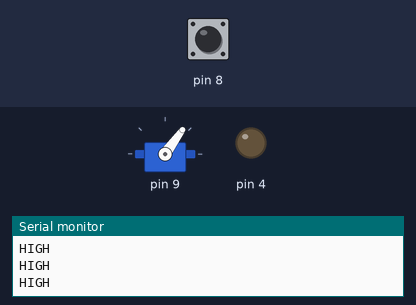
Recording of a sketch running on a simulated Arduino Uno, built with avr-gcc and run on an emulated ATmega328P. On the bench: servo, output pins drawn as LEDs (lit = HIGH), the last lines printed to the serial monitor. The test bench sets the inputs (shaded band); at power-on: pin 8 HIGH.

Above: at 2.2 s.
2.3 s: pin 8 pulled LOW for 0.6 s
At 3.96 s:
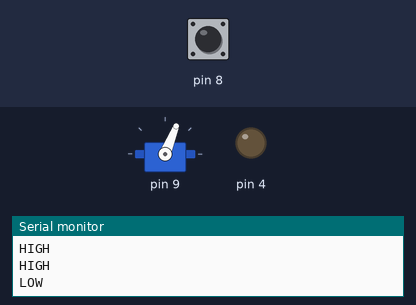
At 4.59 s:
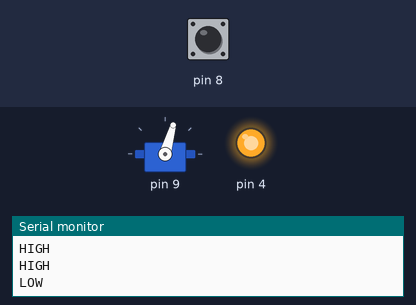
5.3 s: pin 8 pulled LOW for 3.2 s
At 13.8 s:
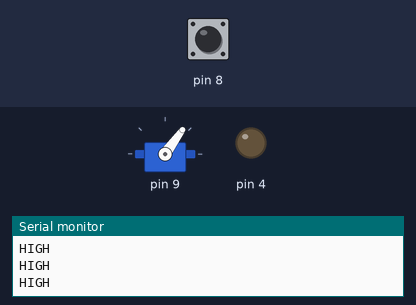
Timing chart, 0 to 15.3 s (numbered marks = the images above; inputs shaded):
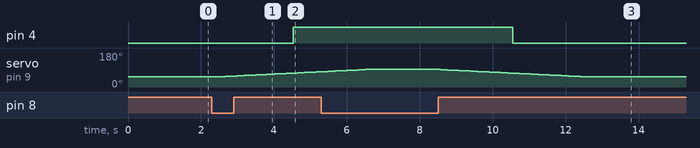

The sketch:

Switch.ino
```cpp
/*
   Switch test
*/

#include "Servo.h"

/*
 *  Switch class based derived from the Servo library class
 */
class Switch: public Servo {
public:
  Switch(int spin, int dccpin, int button, int straight, int curve):
     Servo(),
     m_spin(spin),
     m_dccpin(dccpin),
     m_button(button),
     m_straight(straight),
     m_curve(curve),
     m_curpos(straight),
     m_rot(m_straight>m_curve?-1:1),
     m_state(true) {
      pinMode(m_dccpin,OUTPUT);
      pinMode(m_button,INPUT);
     }

  void Init() {
      writeMicroseconds(m_straight);
      attach(m_spin);
      digitalWrite(m_dccpin,LOW);
      pinMode(m_button,INPUT_PULLUP);
     }

  int readButton() const {
    /* Read the button */
    return digitalRead(m_button);
  }

  bool Change(bool straight) {
    short int j;
    if(straight) {
      for(j=m_curpos; j != m_straight; j=j-m_rot) {
        writeMicroseconds(j);
        delay(10);
        if(j==(m_curve+m_straight)/2) {
          digitalWrite(m_dccpin,LOW);
        }
      }
    }
    else {
      for(j=m_curpos; j != m_curve; j=j+m_rot) {
        writeMicroseconds(j);
        delay(10);
        if(j==(m_curve+m_straight)/2) {
          digitalWrite(m_dccpin,HIGH);
        }
      }
    }
    m_curpos = j;
    m_state = straight;
  }
private:
  unsigned char m_spin;   // pin of the servo
  unsigned char m_dccpin; // pin to control dcc relay
  unsigned char m_button; // pin for manual button
  short int m_straight;   // straight milliseconds
  short int m_curve;      // curve milliseconds
  short int m_curpos;     // current position
  char m_rot;             // rotation from straight to curve
  bool m_state;           // state
};

/*
 *
 */
int middle=1300;
int swing=200;
Switch mySwitch(9,4,8,middle-swing, middle+swing);

// The setup function runs once when you press reset or power the board
void setup() {
#if DEBUG
  // initialize digital pin LED_BUILTIN as an output.
  pinMode(10,OUTPUT);
  digitalWrite(10,HIGH);
#endif
  mySwitch.Init();
  delay(1000);
  Serial.begin(115200);
}

// The loop function runs over and over again forever
void loop() {

  static int straight = true;

  int buttonState;
  buttonState = mySwitch.readButton();
  if(buttonState == LOW) Serial.write("LOW\n");
  else Serial.write("HIGH\n");

  // check if the pushbutton is pressed. If it is, the buttonState is HIGH:
  if (buttonState == LOW) {
    // turn LED on:
    straight = false;
    mySwitch.Change(straight);
#if DEBUG
    digitalWrite(10, LOW);
#endif
    delay(500);
  } else if (buttonState == HIGH) {
    // turn LED on:
    straight = true;
    mySwitch.Change(straight);
#if DEBUG
    digitalWrite(10, HIGH);
#endif
    delay(500);
  }
}
```

Measured:
- after the input at 2.3 s, pin 4: LOW → HIGH after 2.2 s; servo on pin 9: moves from 54° to 81° over 2.7 s, starting after 0.26 s
- after the input at 5.3 s, pin 4: HIGH → LOW after 5.3 s instead of 3.8 s
